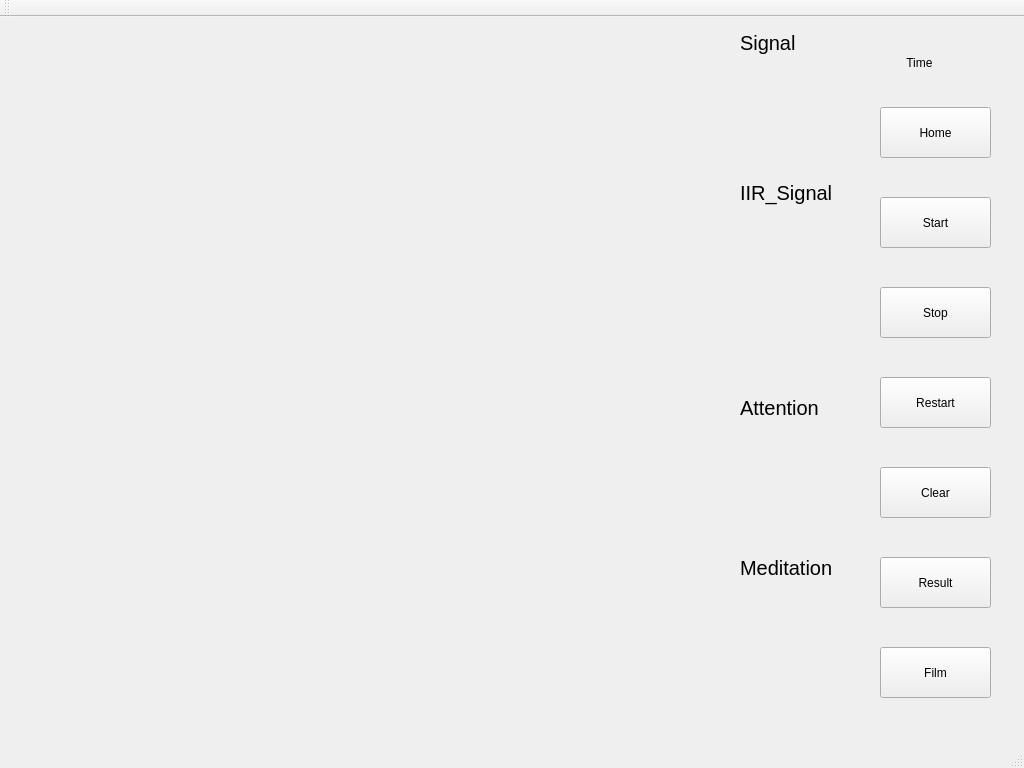
<?xml version="1.0" encoding="UTF-8"?>
<ui version="4.0">
 <class>MainWindow</class>
 <widget class="QMainWindow" name="MainWindow">
  <property name="geometry">
   <rect>
    <x>0</x>
    <y>0</y>
    <width>1024</width>
    <height>768</height>
   </rect>
  </property>
  <property name="sizePolicy">
   <sizepolicy hsizetype="Minimum" vsizetype="Minimum">
    <horstretch>0</horstretch>
    <verstretch>0</verstretch>
   </sizepolicy>
  </property>
  <property name="windowTitle">
   <string>MainWindow</string>
  </property>
  <widget class="QWidget" name="centralWidget">
   <widget class="QwtPlot" name="qwtPlot">
    <property name="geometry">
     <rect>
      <x>10</x>
      <y>10</y>
      <width>721</width>
      <height>121</height>
     </rect>
    </property>
    <property name="sizePolicy">
     <sizepolicy hsizetype="Maximum" vsizetype="Maximum">
      <horstretch>0</horstretch>
      <verstretch>0</verstretch>
     </sizepolicy>
    </property>
   </widget>
   <widget class="QwtPlot" name="qwtPlot_2">
    <property name="geometry">
     <rect>
      <x>10</x>
      <y>160</y>
      <width>721</width>
      <height>131</height>
     </rect>
    </property>
    <property name="sizePolicy">
     <sizepolicy hsizetype="Maximum" vsizetype="Maximum">
      <horstretch>0</horstretch>
      <verstretch>0</verstretch>
     </sizepolicy>
    </property>
   </widget>
   <widget class="QwtPlot" name="qwtPlot_3">
    <property name="geometry">
     <rect>
      <x>10</x>
      <y>340</y>
      <width>721</width>
      <height>131</height>
     </rect>
    </property>
    <property name="sizePolicy">
     <sizepolicy hsizetype="Maximum" vsizetype="Maximum">
      <horstretch>0</horstretch>
      <verstretch>0</verstretch>
     </sizepolicy>
    </property>
   </widget>
   <widget class="QwtPlot" name="qwtPlot_4">
    <property name="geometry">
     <rect>
      <x>10</x>
      <y>510</y>
      <width>721</width>
      <height>131</height>
     </rect>
    </property>
    <property name="sizePolicy">
     <sizepolicy hsizetype="Maximum" vsizetype="Maximum">
      <horstretch>0</horstretch>
      <verstretch>0</verstretch>
     </sizepolicy>
    </property>
   </widget>
   <widget class="QLabel" name="label">
    <property name="geometry">
     <rect>
      <x>740</x>
      <y>10</y>
      <width>81</width>
      <height>31</height>
     </rect>
    </property>
    <property name="sizePolicy">
     <sizepolicy hsizetype="Minimum" vsizetype="Minimum">
      <horstretch>0</horstretch>
      <verstretch>0</verstretch>
     </sizepolicy>
    </property>
    <property name="font">
     <font>
      <pointsize>15</pointsize>
     </font>
    </property>
    <property name="text">
     <string>Signal</string>
    </property>
   </widget>
   <widget class="QLabel" name="label_2">
    <property name="geometry">
     <rect>
      <x>740</x>
      <y>160</y>
      <width>101</width>
      <height>31</height>
     </rect>
    </property>
    <property name="sizePolicy">
     <sizepolicy hsizetype="Minimum" vsizetype="Minimum">
      <horstretch>0</horstretch>
      <verstretch>0</verstretch>
     </sizepolicy>
    </property>
    <property name="font">
     <font>
      <pointsize>15</pointsize>
     </font>
    </property>
    <property name="text">
     <string>IIR_Signal</string>
    </property>
   </widget>
   <widget class="QLabel" name="label_3">
    <property name="geometry">
     <rect>
      <x>730</x>
      <y>360</y>
      <width>81</width>
      <height>21</height>
     </rect>
    </property>
    <property name="font">
     <font>
      <pointsize>15</pointsize>
     </font>
    </property>
    <property name="text">
     <string/>
    </property>
   </widget>
   <widget class="QLabel" name="label_4">
    <property name="geometry">
     <rect>
      <x>740</x>
      <y>380</y>
      <width>91</width>
      <height>21</height>
     </rect>
    </property>
    <property name="sizePolicy">
     <sizepolicy hsizetype="Minimum" vsizetype="Minimum">
      <horstretch>0</horstretch>
      <verstretch>0</verstretch>
     </sizepolicy>
    </property>
    <property name="font">
     <font>
      <pointsize>15</pointsize>
     </font>
    </property>
    <property name="text">
     <string>Attention</string>
    </property>
   </widget>
   <widget class="QLabel" name="label_6">
    <property name="geometry">
     <rect>
      <x>740</x>
      <y>540</y>
      <width>101</width>
      <height>21</height>
     </rect>
    </property>
    <property name="sizePolicy">
     <sizepolicy hsizetype="Minimum" vsizetype="Minimum">
      <horstretch>0</horstretch>
      <verstretch>0</verstretch>
     </sizepolicy>
    </property>
    <property name="font">
     <font>
      <pointsize>15</pointsize>
     </font>
    </property>
    <property name="text">
     <string>Meditation</string>
    </property>
   </widget>
   <widget class="QPushButton" name="pushButton_3">
    <property name="geometry">
     <rect>
      <x>880</x>
      <y>90</y>
      <width>111</width>
      <height>51</height>
     </rect>
    </property>
    <property name="text">
     <string>Home</string>
    </property>
   </widget>
   <widget class="QPushButton" name="pushButton">
    <property name="geometry">
     <rect>
      <x>880</x>
      <y>180</y>
      <width>111</width>
      <height>51</height>
     </rect>
    </property>
    <property name="text">
     <string>Start</string>
    </property>
   </widget>
   <widget class="QPushButton" name="restart">
    <property name="geometry">
     <rect>
      <x>880</x>
      <y>360</y>
      <width>111</width>
      <height>51</height>
     </rect>
    </property>
    <property name="text">
     <string>Restart</string>
    </property>
   </widget>
   <widget class="QPushButton" name="stop">
    <property name="geometry">
     <rect>
      <x>880</x>
      <y>270</y>
      <width>111</width>
      <height>51</height>
     </rect>
    </property>
    <property name="text">
     <string>Stop</string>
    </property>
   </widget>
   <widget class="QPushButton" name="pushButton_2">
    <property name="geometry">
     <rect>
      <x>880</x>
      <y>450</y>
      <width>111</width>
      <height>51</height>
     </rect>
    </property>
    <property name="text">
     <string>Clear</string>
    </property>
   </widget>
   <widget class="QPushButton" name="result">
    <property name="geometry">
     <rect>
      <x>880</x>
      <y>540</y>
      <width>111</width>
      <height>51</height>
     </rect>
    </property>
    <property name="text">
     <string>Result</string>
    </property>
   </widget>
   <widget class="QLabel" name="label_time">
    <property name="geometry">
     <rect>
      <x>840</x>
      <y>25</y>
      <width>181</width>
      <height>41</height>
     </rect>
    </property>
    <property name="text">
     <string>                    Time</string>
    </property>
   </widget>
   <widget class="QPushButton" name="film">
    <property name="geometry">
     <rect>
      <x>880</x>
      <y>630</y>
      <width>111</width>
      <height>51</height>
     </rect>
    </property>
    <property name="text">
     <string>Film</string>
    </property>
   </widget>
  </widget>
  <widget class="QToolBar" name="mainToolBar">
   <attribute name="toolBarArea">
    <enum>TopToolBarArea</enum>
   </attribute>
   <attribute name="toolBarBreak">
    <bool>false</bool>
   </attribute>
  </widget>
  <widget class="QStatusBar" name="statusBar"/>
 </widget>
 <layoutdefault spacing="6" margin="11"/>
 <customwidgets>
  <customwidget>
   <class>QwtPlot</class>
   <extends>QFrame</extends>
   <header>qwt_plot.h</header>
   <container>1</container>
  </customwidget>
 </customwidgets>
 <resources/>
 <connections/>
</ui>
